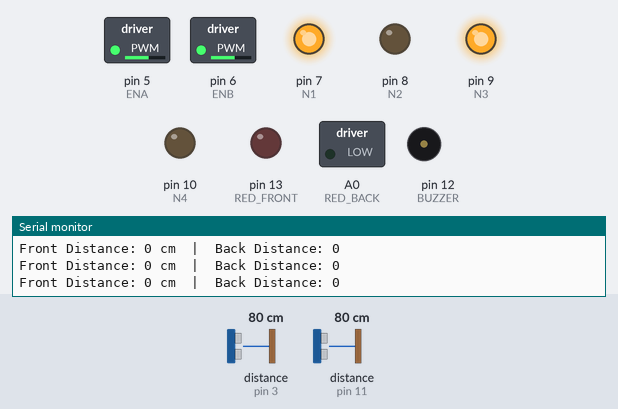
Simulated run of this sketch. Board: Arduino Uno, built with avr-gcc and run on an emulated ATmega328P. On the bench: switched loads named in the sketch (green lamp = pin HIGH), output pins drawn as LEDs (lit = HIGH), buzzer (waves = sounding, pin HIGH), the last lines printed to the serial monitor. Dashed ring = blinking. Inputs (shaded band) come from the test bench; at power-on: distance to the obstacle (sensors on pin 3, pin 11) 80 cm. The echo pulse lasts 58.3 µs per cm.

Above: at 1.2 s.
1.3 s: distance to the obstacle (sensor on pin 3) set to 46 cm
2.8 s: distance to the obstacle (sensor on pin 3) set to 36 cm
At 3.6 s:
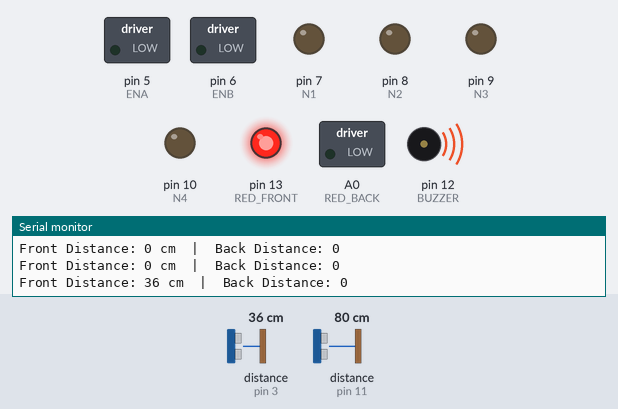
5.8 s: distance to the obstacle (sensor on pin 3) set to 60 cm
At 7.5 s:
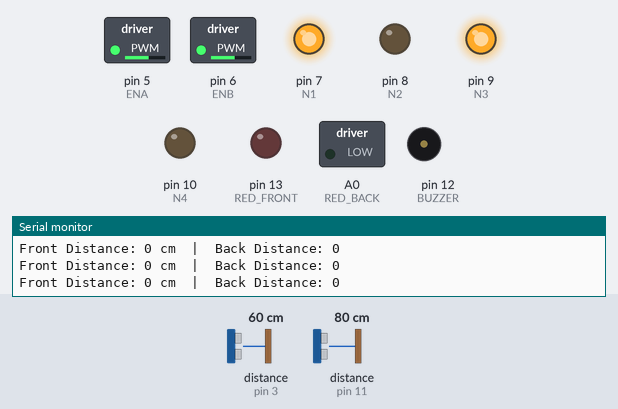
7.9 s: distance to the obstacle (sensor on pin 11) set to 42 cm
9.4 s: distance to the obstacle (sensor on pin 11) set to 35 cm
At 11.01 s:
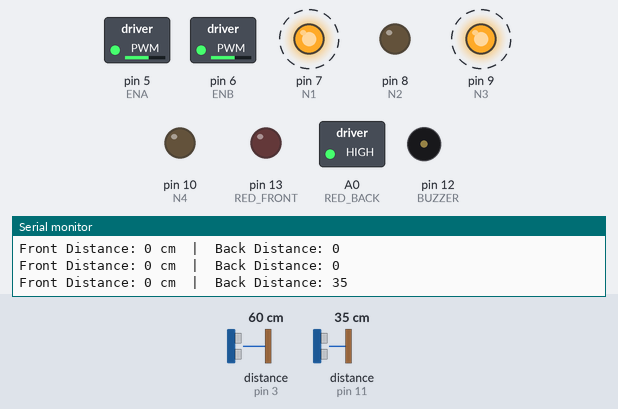
12.4 s: distance to the obstacle (sensor on pin 3) set to 2 cm
At 13.0 s:
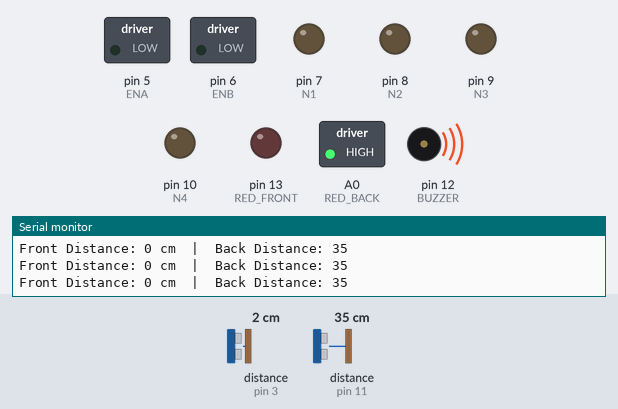
Timing chart, 0 to 16.4 s (numbered marks = the images above; inputs shaded):
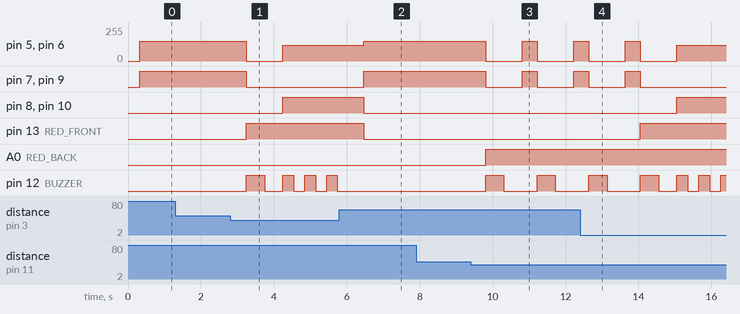

Measured:
- the behaviour switches between 41 and 40 cm on distance to the obstacle (sensor on pin 3) (found by bisection; images 0 and 1)
- the behaviour switches between 40 and 39 cm on distance to the obstacle (sensor on pin 11) (found by bisection; images 2 and 3)
- after the input at 2.8 s, pin 5 (ENA), pin 6 (ENB): 150/255 → 0/255 after 0.44 s, → 120/255 1.0 s later
- after the input at 5.8 s, pin 7 (N1), pin 9 (N3): LOW → HIGH after 0.66 s; pin 8 (N2), pin 10 (N4): goes on until 6.5 s, then stays LOW; pin 13 (RED_FRONT): HIGH → LOW after 0.66 s; pin 12 (BUZZER): stays LOW (without the input it goes to HIGH after 0.66 s)
- after the input at 9.4 s, pin 5 (ENA), pin 6 (ENB): alternates 150/255 for 0.42 s and 0/255 for 1.0 s, starting after 0.41 s; pin 7 (N1), pin 9 (N3): alternates HIGH for 0.42 s and LOW for 1.0 s, starting after 0.41 s; A0 (RED_BACK): LOW → HIGH after 0.41 s; pin 12 (BUZZER): alternates HIGH for 0.50 s and LOW for 0.92 s, starting after 0.41 s
- after the input at 12.4 s, pin 7 (N1), pin 9 (N3): goes on until 14.0 s, then stays LOW; pin 8 (N2), pin 10 (N4): LOW → HIGH after 2.6 s; pin 13 (RED_FRONT): LOW → HIGH after 1.6 s

The sketch:

smartCar.ino
```cpp
#include <Arduino.h>
#include <NewPing.h>

#define FRONT_TRIG 2
#define FRONT_ECHO 3
#define BACK_TRIG 4
#define BACK_ECHO 11

#define ENA 5
#define ENB 6
#define N1 7
#define N2 8
#define N3 9
#define N4 10

// Define pins for buzzer and LEDs
#define BUZZER 12
#define RED_FRONT 13
#define RED_BACK A0

// Motor speed
#define MOTOR_SPEED 150
#define REVERSE_SPEED 120

// Define maximum distance for obstacle detection (in cm)
#define MAX_DISTANCE 40

NewPing frontSensor(FRONT_TRIG, FRONT_ECHO, MAX_DISTANCE);
NewPing backSensor(BACK_TRIG, BACK_ECHO, MAX_DISTANCE);

void setup() {
    // Set motor driver pins as outputs
    pinMode(ENA, OUTPUT);
    pinMode(ENB, OUTPUT);
    pinMode(N1, OUTPUT);
    pinMode(N2, OUTPUT);
    pinMode(N3, OUTPUT);
    pinMode(N4, OUTPUT);

    // Set buzzer and LEDs as outputs
    pinMode(BUZZER, OUTPUT);
    pinMode(RED_FRONT, OUTPUT);
    pinMode(RED_BACK, OUTPUT);

    Serial.begin(9600);
}

void loop() {
    int frontDistance = getAverageDistance(frontSensor);
    int backDistance = getAverageDistance(backSensor);

    Serial.print("Front Distance: ");
    Serial.print(frontDistance);
    Serial.print(" cm  |  Back Distance: ");
    Serial.println(backDistance);

    if (frontDistance > 0 && frontDistance < MAX_DISTANCE) {
        stopCar();
        warningSignal(RED_FRONT);
        delay(500);
        moveBackward();
    }
    else if (backDistance > 0 && backDistance < MAX_DISTANCE) {
        stopCar();
        warningSignal(RED_BACK);
        delay(500);
        moveForward();
    }
    else {
        moveForward();
        digitalWrite(RED_FRONT, LOW);
        digitalWrite(RED_BACK, LOW);
        digitalWrite(BUZZER, LOW);
    }

    delay(100);
}

void moveForward() {
    digitalWrite(N1, HIGH);
    digitalWrite(N2, LOW);
    digitalWrite(N3, HIGH);
    digitalWrite(N4, LOW);
    analogWrite(ENA, MOTOR_SPEED);
    analogWrite(ENB, MOTOR_SPEED);
}

void moveBackward() {
    digitalWrite(N1, LOW);
    digitalWrite(N2, HIGH);
    digitalWrite(N3, LOW);
    digitalWrite(N4, HIGH);
    analogWrite(ENA, REVERSE_SPEED);
    analogWrite(ENB, REVERSE_SPEED);

    // Beep while reversing
    for (int i = 0; i < 3; i++) {
        digitalWrite(BUZZER, HIGH);
        delay(300);
        digitalWrite(BUZZER, LOW);
        delay(300);
    }
}

void stopCar() {
    digitalWrite(N1, LOW);
    digitalWrite(N2, LOW);
    digitalWrite(N3, LOW);
    digitalWrite(N4, LOW);
    analogWrite(ENA, 0);
    analogWrite(ENB, 0);
}

void warningSignal(int ledPin) {
    digitalWrite(ledPin, HIGH);
    digitalWrite(BUZZER, HIGH);
    delay(500);
    digitalWrite(BUZZER, LOW);
}

// Function to get an average distance reading for better accuracy
int getAverageDistance(NewPing &sensor) {
    int total = 0;
    int readings = 3; // Number of samples

    for (int i = 0; i < readings; i++) {
        total += sensor.ping_cm();
        delay(50); // Small delay for stability
    }

    return total / readings;
}
```
